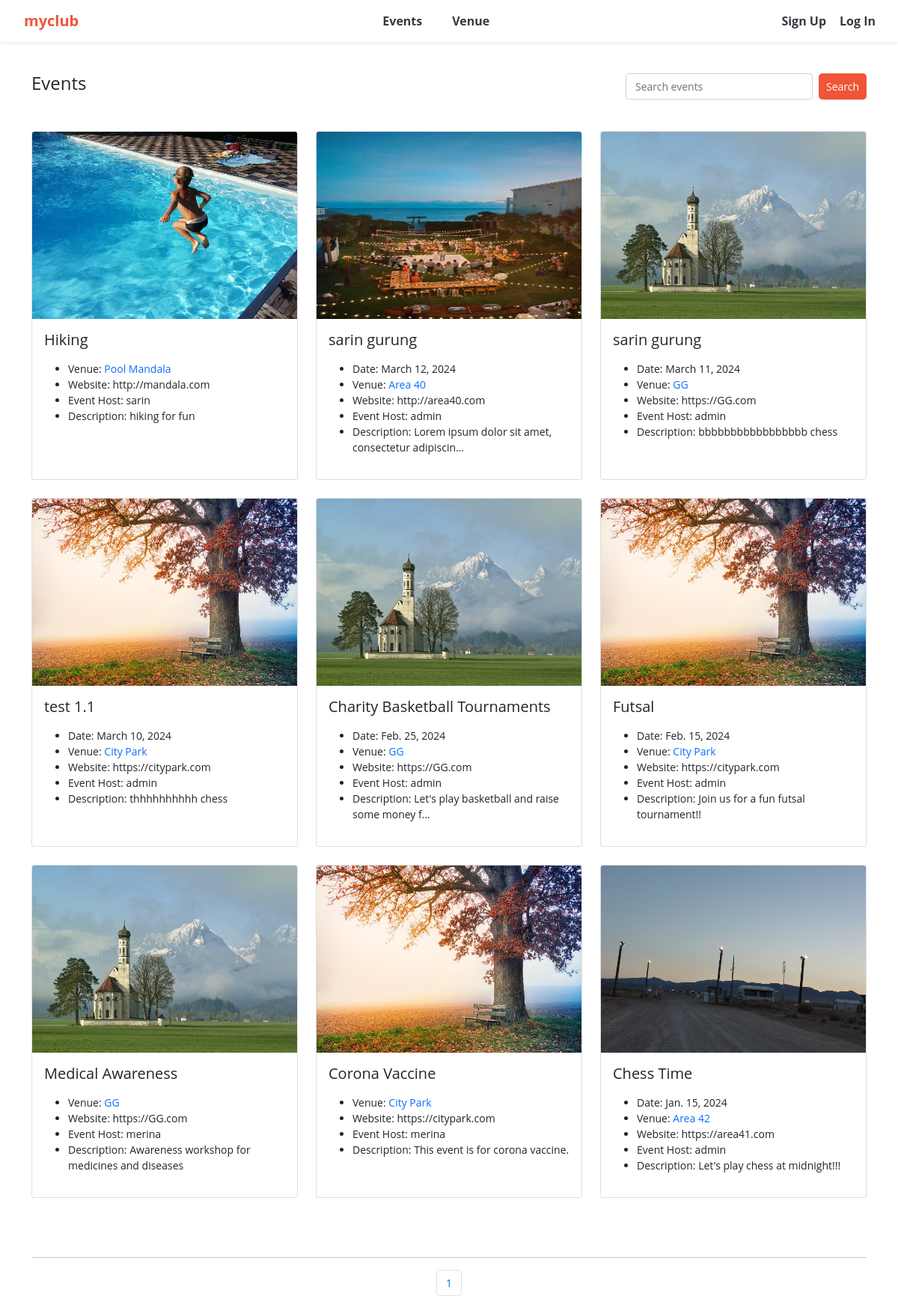
The app's page /events with its own data.
### events/models.py (models this page shows)
class Event(models.Model):
	name = models.CharField('Event Name', max_length=120)
	event_date = models.DateField('Event Date')
	venue = models.ForeignKey(Venue, blank=True, null=True, on_delete=models.CASCADE)
	manager = models.ForeignKey(User, blank=True, null=True, on_delete=models.SET_NULL)
	description = models.TextField(blank=True)
	attendees = models.ManyToManyField(MyClubUser, blank=True)
	def __str__(self):
		return self.name
	class Meta:
		ordering = ['-event_date']

class Venue(models.Model):
	name = models.CharField('Venue Name', max_length=120)
	address = models.CharField(max_length=300)
	zip_code = models.CharField('Zip Code', max_length=15)
	phone = models.CharField('Contact Phone', max_length=25, blank=True)
	web = models.URLField('Website Address', blank=True)
	email_address = models.EmailField('Email Address', blank=True)
	owner = models.IntegerField("Venue Owner", blank=False, default=1)
	venue_description = models.TextField(blank=True)
	venue_image = models.ImageField(null=True, blank=True, upload_to="images/")
	def __str__(self):
		return self.name
	class Meta:
		ordering = ['name']

### events/views.py (the view)
# urls.py: path('events', views.all_events, name="list-events"),
def all_events(request):
	event_list = Event.objects.all().order_by('-event_date')
	p = Paginator(Event.objects.all(), 9)
	page = request.GET.get('page')
	events = p.get_page(page)
	nums = "a" * events.paginator.num_pages
	return render(request, 'events/event_list.html',
		{'event_list': event_list, 'events': events, 'nums':nums})

### events/templates/events/event_list.html (shortened to what this page needs)
{% extends 'events/base.html' %}
{% block content %}
	<nav class="custom-nav">
		<div>
			<h4>Events</h4>
		</div>
		<div>
			<form class="d-flex" method=POST action="{% url 'search_events' %}">
		        <input class="form-control me-2 small-search-input" type="search" placeholder="Search events" aria-label="Search" name="searched">
		        <button class="btn btn-outline-dark btn-light btn-sm btn-custom" type="submit">Search</button>
		      </form>
		</div>
	</nav>
	<br>
	<div class="row row-cols-1 row-cols-md-3 g-4">
	{% for event in events %}
	  <div class="col">
	    <div class="card h-100">
	    {% if event.venue.venue_image %}
	      <a href="{% url 'show-event' event.id %}"><img src="{{ event.venue.venue_image.url }}" class="card-img-top" alt="..." style="height: 250px; width: 100%;"></a>
	    {% endif %}
	      <div class="card-body">
	        <h5 class="card-title">{{event}}</h5>
	        <p class="card-text">
	        	<ul>
		    		{% if event.event_date %}
						<li>Date: {{ event.event_date }}</li>
					{% endif %}
					{% if event.venue %}
						<li>Venue: <a href="{% url 'show-venue' event.venue.id %}" style="text-decoration: none;">{{ event.venue }}</a></li>
					{% endif %}
					{% if event.venue.web %}
						<li>Website: {{ event.venue.web }}</li>
					{% endif %}
					{% if event.manager %}
						<li>Event Host: {{ event.manager }}</li>
					{% endif %}
					{% if event.description %}
						<li>Description: {{ event.description|linebreaksbr|truncatechars:50 }}</li>
					{% endif %}
				</ul>
	        </p>
	      </div>
	    </div>
	  </div>
	  {% endfor%}
	</div>
	<br><br><br>
	<hr>
	<nav aria-label="Page navigation example">
		<ul class="pagination justify-content-center">
			{% for i in nums %}
				<li class="page-item">
					<a class="page-link" href="?page={{ forloop.counter }}">{{ forloop.counter }}</a>
				</li>
			{% endfor %}
		</ul>
	</nav>
{% endblock %}

### events/templates/events/base.html (style rules this page uses)
body { font-size: 14px; font-weight: 400; font-family: "Open Sans", sans-serif; background: #FFFFFF; }
.form-control { font-size: 14px; }
.custom-nav { display: flex; justify-content: space-between; align-items: center; padding-top: 20px; padding-bottom: 20px; background-color: #FFFFFF; }
.small-search-input { width: 250px; height: 35px; font-size: 14px; }
.d-flex { padding-right: 0px; }
.btn-custom { font-size: 14px; color: #FFFFFF; background-color: #f05537; cursor: pointer; padding: 5px 10px; text-decoration: none; border: none; border-radius: 5px; }

### events/templates/events/navbar.html (style rules this page uses)
:root { --bs-primary: #f05537; }

### records on screen
Event: venue.venue_image (picture), name "Hiking", venue "Pool Mandala", venue.web "http://mandala.com", manager "sarin", description "hiking for fun"
Event: venue.venue_image (picture), name "sarin gurung", event_date "March 12, 2024", venue "Area 40", venue.web "http://area40.com", manager "admin", description "Lorem ipsum dolor sit amet, consectetur adipiscin…"
Event: venue.venue_image (picture), name "sarin gurung", event_date "March 11, 2024", venue "GG", venue.web "https://GG.com", manager "admin", description "bbbbbbbbbbbbbbbbb chess"
Event: venue.venue_image (picture), name "test 1.1", event_date "March 10, 2024", venue "City Park", venue.web "https://citypark.com", manager "admin", description "thhhhhhhhhh chess"
Event: venue.venue_image (picture), name "Charity Basketball Tournaments", event_date "Feb. 25, 2024", venue "GG", venue.web "https://GG.com", manager "admin", description "Let's play basketball and raise some money f…"
Event: venue.venue_image (picture), name "Futsal", event_date "Feb. 15, 2024", venue "City Park", venue.web "https://citypark.com", manager "admin", description "Join us for a fun futsal tournament!!"
Event: venue.venue_image (picture), name "Medical Awareness", venue "GG", venue.web "https://GG.com", manager "merina", description "Awareness workshop for medicines and diseases"
Event: venue.venue_image (picture), name "Corona Vaccine", venue "City Park", venue.web "https://citypark.com", manager "merina", description "This event is for corona vaccine."
Event: venue.venue_image (picture), name "Chess Time", event_date "Jan. 15, 2024", venue "Area 42", venue.web "https://area41.com", manager "admin", description "Let's play chess at midnight!!!"
